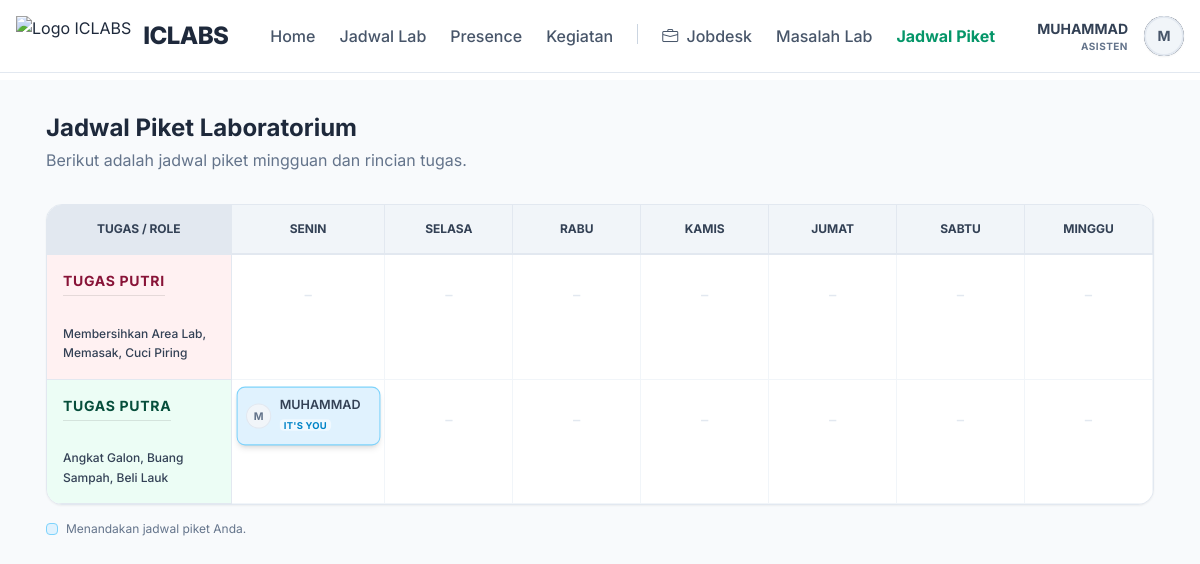
The app's page /public/asisten/assistant-schedules (signed in) with its own data.
### tables this page shows
CREATE TABLE `assistant_schedules` (
  `id` int(11) NOT NULL,
  `user_id` int(11) NOT NULL,
  `group_type` enum('putra','putri') NOT NULL DEFAULT 'putra',
  `day` enum('Monday','Tuesday','Wednesday','Thursday','Friday','Saturday','Sunday') NOT NULL,
  `job_role` varchar(100) NOT NULL
);

CREATE TABLE `users` (
  `id` int(11) NOT NULL,
  `name` varchar(100) NOT NULL,
  `email` varchar(100) NOT NULL,
  `phone` varchar(20) DEFAULT NULL,
  `password` varchar(255) NOT NULL,
  `role_id` int(11) NOT NULL,
  `status` enum('active','inactive') DEFAULT 'active',
  `image` varchar(255) DEFAULT NULL,
  `created_at` timestamp NOT NULL DEFAULT current_timestamp()
);

### app/controllers/AsistenController.php (called while the page is built, shortened)
<?php
class AsistenController extends Controller
{
    public function listAssistantSchedules()
    {
        $scheduleModel = $this->model('AssistantScheduleModel');
        $settingsModel = $this->model('SettingsModel');
        $rawSchedules = $scheduleModel->getAllWithUser();
        $masterJob = [
            'Putri' => $settingsModel->get('job_putri', 'Belum diatur'),
            'Putra' => $settingsModel->get('job_putra', 'Belum diatur')
        ];
        $matrix = $scheduleModel->buildScheduleMatrix($rawSchedules);
        $days = ['Monday', 'Tuesday', 'Wednesday', 'Thursday', 'Friday', 'Saturday', 'Sunday'];
        $data = [
            'matrix' => $matrix,
            'masterJob' => $masterJob,
            'days' => $days,
            'currentUserId' => $_SESSION['user_id'] ?? 0
        ];
        $this->view('asisten/schedules/index', $data);
    }
}

### app/core/Router.php (called while the page is built, shortened)
<?php
class Router {
    private $routes = [];
    private $params = [];
    private function addRoute($method, $uri, $controller) {
        $this->routes[] = [
            'method' => $method,
            'uri' => $uri,
            'controller' => $controller
        ];
    }
    public function dispatch() {
        $requestMethod = $_SERVER['REQUEST_METHOD'];
        $requestUri = $this->getRequestUri();
        foreach ($this->routes as $route) {
            if ($route['method'] !== $requestMethod) {
                continue;
            }
            if ($this->matchRoute($route['uri'], $requestUri)) {
                return $this->callController($route['controller']);
            }
        }
    }
    private function getRequestUri() {
        $uri = $_GET['url'] ?? '/';
        $uri = '/' . trim($uri, '/');
        return $uri;
    }
    private function matchRoute($pattern, $uri) {
        $pattern = preg_replace('/\/:([^\/]+)/', '/(?P<$1>[^/]+)', $pattern);
        $pattern = '#^' . $pattern . '$#';
        if (preg_match($pattern, $uri, $matches)) {
            $this->params = array_filter($matches, 'is_string', ARRAY_FILTER_USE_KEY);
            return true;
        }
        return false;
    }
    private function callController($controllerString) {
        list($controllerName, $method) = explode('@', $controllerString);
        $controller = new $controllerName();
        call_user_func_array([$controller, $method], $this->params);
    }
}

### public/index.php (called while the page is built, shortened)
<?php
require_once APP_PATH . '/core/Router.php';
require_once APP_PATH . '/core/Controller.php';
require_once APP_PATH . '/core/Model.php';
require_once APP_PATH . '/config/database.php';
require_once APP_PATH . '/helpers/functions.php';
$router = new Router();
$router->dispatch();

### app/config/database.php (called while the page is built, shortened)
<?php
function getDBConnection()
{
    static $pdo = null;
    if ($pdo === null) {
        try {
            $dsn = "mysql:host=" . DB_HOST . ";port=" . DB_PORT . ";dbname=" . DB_NAME . ";charset=" . DB_CHARSET;
            $options = [
                PDO::ATTR_ERRMODE            => PDO::ERRMODE_EXCEPTION,
                PDO::ATTR_DEFAULT_FETCH_MODE => PDO::FETCH_ASSOC,
                PDO::ATTR_EMULATE_PREPARES   => false,
            ];
            $pdo = new PDO($dsn, DB_USER, DB_PASS, $options);
        } catch (PDOException $e) {
            die("Database connection failed: " . $e->getMessage());
        }
    }
    return $pdo;
}

### app/models/SettingsModel.php (called while the page is built, shortened)
<?php
class SettingsModel extends Model
{
    protected $table = 'app_settings';
    public function get($key, $default = '')
    {
        $sql = "SELECT setting_value FROM {$this->table} WHERE setting_key = ?";
        $result = $this->queryOne($sql, [$key]);
        return $result ? $result['setting_value'] : $default;
    }
}

### app/core/Model.php (called while the page is built, shortened)
<?php
class Model {
    protected $db;
    public function __construct() {
        $this->db = getDBConnection();
    }
    public function query($sql, $params = []) {
        $stmt = $this->db->prepare($sql);
        $stmt->execute($params);
        return $stmt->fetchAll();
    }
    public function queryOne($sql, $params = []) {
        $stmt = $this->db->prepare($sql);
        $stmt->execute($params);
        return $stmt->fetch();
    }
}

### app/helpers/functions.php (called while the page is built, shortened)
<?php
function e($string) {
    return htmlspecialchars($string, ENT_QUOTES, 'UTF-8');
}

### app/models/AssistantScheduleModel.php (called while the page is built, shortened)
<?php
class AssistantScheduleModel extends Model
{
    public function getAllWithUser()
    {
        $sql = "SELECT s.*, u.name as assistant_name, u.email
                FROM assistant_schedules s
                JOIN users u ON s.user_id = u.id
                ORDER BY FIELD(day, 'Monday', 'Tuesday', 'Wednesday', 'Thursday', 'Friday', 'Saturday', 'Sunday')";
        return $this->query($sql);
    }
    public function buildScheduleMatrix($rawSchedules)
    {
        $days = ['Monday', 'Tuesday', 'Wednesday', 'Thursday', 'Friday', 'Saturday', 'Sunday'];
        $matrix = [
            'Putri' => array_fill_keys($days, []),
            'Putra' => array_fill_keys($days, [])
        ];
        foreach ($rawSchedules as $row) {
            $role = $row['job_role'];
            $day = $row['day'];
            if (isset($matrix[$role][$day])) {
                $matrix[$role][$day][] = $row;
            }
        }
        return $matrix;
    }
}

### app/views/asisten/schedules/index.php (the view, shortened to what this page needs)
<?php include APP_PATH . '/views/layouts/header.php'; ?>
<?php include APP_PATH . '/views/layouts/navbar.php'; ?>
<div class="bg-slate-50 min-h-screen py-8">
    <div class="max-w-[95%] mx-auto px-4">
        <div class="mb-8">
            <h1 class="text-2xl font-bold text-slate-800">Jadwal Piket Laboratorium</h1>
            <p class="text-slate-500 mt-1">Berikut adalah jadwal piket mingguan dan rincian tugas.</p>
        </div>
        <div class="bg-white border border-slate-200 rounded-2xl shadow-sm overflow-hidden">
            <div class="overflow-x-auto">
                <table class="w-full text-sm text-center border-collapse">
                    <thead class="bg-slate-100 text-slate-700 border-b-2 border-slate-200 uppercase text-xs font-bold">
                        <tr>
                            <th class="px-4 py-4 w-1/6 border-r border-slate-200 bg-slate-200">Tugas / Role</th>
                            <?php foreach ($days as $day): ?>
                            <?php
                                $dayNames = ['Monday' => 'Senin', 'Tuesday' => 'Selasa', 'Wednesday' => 'Rabu', 'Thursday' => 'Kamis', 'Friday' => 'Jumat', 'Saturday' => 'Sabtu', 'Sunday' => 'Minggu'];
                                ?>
                            <th class="px-2 py-3 border-r border-slate-200 min-w-[120px]"><?= $dayNames[$day] ?></th>
                            <?php endforeach; ?>
                        </tr>
                    </thead>
                    <tbody class="divide-y divide-slate-200">
                        <?php foreach (['Putri', 'Putra'] as $role): ?>
                        <?php
                            $theme = ($role == 'Putri') ? 'bg-rose-50 border-rose-100 text-rose-900' : 'bg-emerald-50 border-emerald-100 text-emerald-900';
                            $jobText = $masterJob[$role];
                            ?>
                        <tr>
                            <td
                                class="p-4 border-r border-slate-200 border-b border-slate-100 align-middle text-left <?= $theme ?>">
                                <span
                                    class="font-bold text-sm uppercase tracking-wider mb-2 border-b border-black/10 pb-1 w-fit block">
                                    Tugas <?= $role ?>
                                </span>
                                <p class="text-xs font-medium leading-relaxed whitespace-pre-line text-slate-700">
                                    <?= e($jobText) ?>
                                </p>
                            </td>
                            <?php foreach ($days as $day): ?>
                            <td class="p-2 align-top border-r border-slate-100 border-b border-slate-100 h-full">
                                <div class="flex flex-col gap-2 h-full">
                                    <?php if (!empty($matrix[$role][$day])): ?>
                                    <?php foreach ($matrix[$role][$day] as $sched): ?>
                                    <?php
                                                    $isMe = ($sched['user_id'] == $currentUserId);
                                                    $cardClass = $isMe
                                                        ? 'bg-sky-100 border-sky-300 shadow-md transform scale-105 z-10'
                                                        : 'bg-white border-slate-200 hover:border-slate-300';
                                                    ?>
                                    <div
                                        class="relative border rounded-lg p-2 transition-all text-left <?= $cardClass ?>">
                                        <div class="flex items-center gap-2">
                                            <div
                                                class="w-6 h-6 rounded-full bg-slate-100 flex items-center justify-center text-[10px] font-bold text-slate-500 border border-slate-200">
                                                <?= substr($sched['assistant_name'], 0, 1) ?>
                                            </div>
                                            <div class="overflow-hidden">
                                                <span class="text-xs font-semibold text-slate-700 truncate block">
                                                    <?= explode(' ', $sched['assistant_name'])[0] ?>
                                                </span>
                                                <?php if ($isMe): ?>
                                                <span
                                                    class="text-[9px] font-bold text-sky-600 bg-sky-50 px-1 rounded uppercase tracking-wide">
                                                    It's You
                                                </span>
                                                <?php endif; ?>
                                            </div>
                                        </div>
                                    </div>
                                    <?php endforeach; ?>
                                    <?php else: ?>
                                    <span class="text-slate-200 text-2xl font-light mt-4 block">-</span>
                                    <?php endif; ?>
                                </div>
                            </td>
                            <?php endforeach; ?>
                        </tr>
                        <?php endforeach; ?>
                    </tbody>
                </table>
            </div>
        </div>
        <div class="mt-4 flex items-center gap-2 text-xs text-slate-500">
            <span class="w-3 h-3 bg-sky-100 border border-sky-300 rounded block"></span>
            <span>Menandakan jadwal piket Anda.</span>
        </div>
    </div>
</div>

### public/assets/css/style.css (style rules this page uses)
:root { --primary-color: #2563eb; --secondary-color: #475569; --success-color: #10b981; --danger-color: #ef4444; --warning-color: #f59e0b; --light-bg: #f8fafc; --dark-text: #1e293b; --border-color: #e2e8f0; }
* { margin: 0; padding: 0; box-sizing: border-box; }
body { font-family: 'Segoe UI', Tahoma, Geneva, Verdana, sans-serif; background-color: var(--light-bg); color: var(--dark-text); line-height: 1.6; }
.text-center { text-align: center; }
.mt-4 { margin-top: 2rem; }

### app/views/layouts/header.php (style rules this page uses)
body { font-family: 'Inter', sans-serif; }

### records on screen
assistant_schedules: user.name "M", user.name "MUHAMMAD", shows "IT'S YOU"

### other values on screen
explode(' ', $_SESSION['user_name'] ?? 'User')[0] "MUHAMMAD"
getUserRole() "ASISTEN"
substr($_SESSION['user_name'] ?? 'U', 0, 1) "M"
$dayNames[$day] "SENIN"
$dayNames[$day] "SELASA"
$dayNames[$day] "RABU"
$dayNames[$day] "KAMIS"
$dayNames[$day] "JUMAT"
$dayNames[$day] "SABTU"
$dayNames[$day] "MINGGU"
$role "PUTRI"
$jobText "Membersihkan Area Lab, Memasak, Cuci Piring"
$role "PUTRA"
$jobText "Angkat Galon, Buang Sampah, Beli Lauk"
